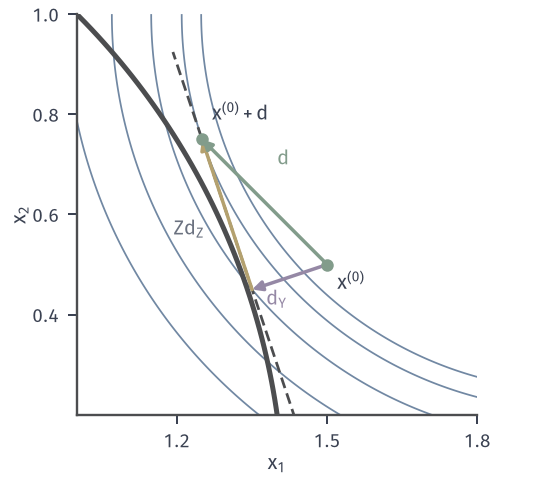

Write Python code to recreate this figure.
from pathlib import Path
import sys
sys.path.insert(0, str(Path(__file__).resolve().parents[1]/"sqp-common"))
from sqp_fig import *
HERE = Path(__file__).resolve().parent
x0=np.array([1.5,.5]); a0=cA(x0)[0]; h0=ch(x0)[0]; B=2*np.eye(2)
pY=-a0*h0/(a0@a0); Z=np.array([1.,-3.]); pz=-Z@(cg(x0)+B@pY)/(Z@B@Z); pZ=Z*pz; p=pY+pZ
fig,ax=figure(width_mm=78,height_mm=68); 
U,V=np.meshgrid(np.linspace(1.,1.8,300),np.linspace(.2,1.0,300))
q=-(U-x0[0])-(V-x0[1])+(U-x0[0])**2+(V-x0[1])**2; qs=cg(x0)@p+.5*p@B@p
ax.contour(U,V,q,levels=[qs+d for d in (-.06,0,.1,.24,.42)],colors=BLUE,linewidths=.7,linestyles="solid",zorder=1)
circle(ax); linline(ax,x0,a0,h0,span=.5)
ax.plot([x0[0]-.5*Z[0]/3.162+0,x0[0]+.2],[0,0],alpha=0)
arrow(ax,x0,x0+pY,color=PURPLE); arrow(ax,x0+pY,x0+p,color=YELLOW); arrow(ax,x0,x0+p,color=GREEN,lw=1.4)
dot(ax,x0,GREEN); dot(ax,x0+p,GREEN)
ax.text(1.52,.45,'$\\mathbf{x}^{(0)}$',fontsize=8); ax.text(1.42,.42,'$\\mathbf{d}_Y$',color=PURPLE,fontsize=8,ha='right')
ax.text(1.255,.56,'$\\mathbf{Z}\\mathbf{d}_Z$',color=MUTED,fontsize=8,ha='right'); ax.text(1.40,.70,'$\\mathbf{d}$',color=GREEN,fontsize=8)
ax.text(1.27,.78,'$\\mathbf{x}^{(0)}+\\mathbf{d}$',fontsize=8,ha='left',va='bottom')
ax.text(1.64,.1+.14,'',fontsize=7.5)
setup(ax,(1.,1.8),(.2,1.0),xt=(1.2,1.5,1.8),yt=(.4,.6,.8,1))
save(fig,HERE,'figure',{'pY':pY.tolist(),'pZ':pZ.tolist(),'p':p.tolist(),'pz':float(pz)})
